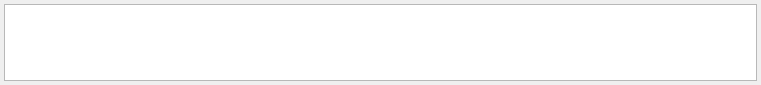
<?xml version="1.0" encoding="UTF-8"?>
<ui version="4.0">
 <class>BreadWidget</class>
 <widget class="QWidget" name="BreadWidget">
  <property name="geometry">
   <rect>
    <x>0</x>
    <y>0</y>
    <width>761</width>
    <height>85</height>
   </rect>
  </property>
  <property name="windowTitle">
   <string>Form</string>
  </property>
  <layout class="QGridLayout" name="gridLayout">
   <property name="leftMargin">
    <number>4</number>
   </property>
   <property name="topMargin">
    <number>4</number>
   </property>
   <property name="rightMargin">
    <number>4</number>
   </property>
   <property name="bottomMargin">
    <number>4</number>
   </property>
   <item row="0" column="0">
    <widget class="QListView" name="listView">
     <property name="layoutDirection">
      <enum>Qt::LeftToRight</enum>
     </property>
     <property name="editTriggers">
      <set>QAbstractItemView::NoEditTriggers</set>
     </property>
     <property name="flow">
      <enum>QListView::LeftToRight</enum>
     </property>
    </widget>
   </item>
  </layout>
 </widget>
 <resources/>
 <connections/>
</ui>
